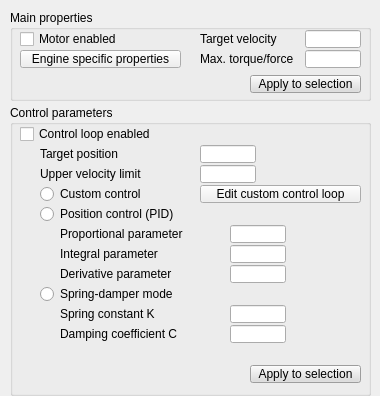
<?xml version="1.0" encoding="UTF-8"?>
<ui version="4.0">
 <class>CQDlgJointDyn</class>
 <widget class="QDialog" name="CQDlgJointDyn">
  <property name="geometry">
   <rect>
    <x>0</x>
    <y>0</y>
    <width>380</width>
    <height>396</height>
   </rect>
  </property>
  <property name="windowTitle">
   <string>Joint Dynamic Properties</string>
  </property>
  <property name="locale">
   <locale language="English" country="UnitedStates"/>
  </property>
  <widget class="QGroupBox" name="groupBox">
   <property name="geometry">
    <rect>
     <x>10</x>
     <y>10</y>
     <width>361</width>
     <height>91</height>
    </rect>
   </property>
   <property name="title">
    <string>Main properties</string>
   </property>
   <property name="flat">
    <bool>true</bool>
   </property>
   <widget class="QCheckBox" name="qqMotorEnabled">
    <property name="geometry">
     <rect>
      <x>10</x>
      <y>20</y>
      <width>161</width>
      <height>18</height>
     </rect>
    </property>
    <property name="focusPolicy">
     <enum>Qt::StrongFocus</enum>
    </property>
    <property name="text">
     <string>Motor enabled</string>
    </property>
   </widget>
   <widget class="QLabel" name="label">
    <property name="geometry">
     <rect>
      <x>190</x>
      <y>20</y>
      <width>101</width>
      <height>18</height>
     </rect>
    </property>
    <property name="text">
     <string>Target velocity</string>
    </property>
   </widget>
   <widget class="QLineEdit" name="qqTargetVelocity">
    <property name="geometry">
     <rect>
      <x>295</x>
      <y>20</y>
      <width>56</width>
      <height>18</height>
     </rect>
    </property>
   </widget>
   <widget class="QLineEdit" name="qqMaxForce">
    <property name="geometry">
     <rect>
      <x>295</x>
      <y>40</y>
      <width>56</width>
      <height>18</height>
     </rect>
    </property>
   </widget>
   <widget class="QLabel" name="label_2">
    <property name="geometry">
     <rect>
      <x>190</x>
      <y>40</y>
      <width>101</width>
      <height>18</height>
     </rect>
    </property>
    <property name="text">
     <string>Max. torque/force</string>
    </property>
   </widget>
   <widget class="QToolButton" name="qqAdjustEngineProperties">
    <property name="geometry">
     <rect>
      <x>10</x>
      <y>40</y>
      <width>161</width>
      <height>18</height>
     </rect>
    </property>
    <property name="focusPolicy">
     <enum>Qt::StrongFocus</enum>
    </property>
    <property name="text">
     <string>Engine specific properties</string>
    </property>
   </widget>
   <widget class="QToolButton" name="qqApplyDynamicProperties">
    <property name="geometry">
     <rect>
      <x>240</x>
      <y>65</y>
      <width>111</width>
      <height>18</height>
     </rect>
    </property>
    <property name="palette">
     <palette>
      <active>
       <colorrole role="WindowText">
        <brush brushstyle="SolidPattern">
         <color alpha="255">
          <red>0</red>
          <green>0</green>
          <blue>0</blue>
         </color>
        </brush>
       </colorrole>
       <colorrole role="Button">
        <brush brushstyle="SolidPattern">
         <color alpha="255">
          <red>220</red>
          <green>220</green>
          <blue>220</blue>
         </color>
        </brush>
       </colorrole>
       <colorrole role="Light">
        <brush brushstyle="SolidPattern">
         <color alpha="255">
          <red>255</red>
          <green>255</green>
          <blue>255</blue>
         </color>
        </brush>
       </colorrole>
       <colorrole role="Midlight">
        <brush brushstyle="SolidPattern">
         <color alpha="255">
          <red>237</red>
          <green>237</green>
          <blue>237</blue>
         </color>
        </brush>
       </colorrole>
       <colorrole role="Dark">
        <brush brushstyle="SolidPattern">
         <color alpha="255">
          <red>110</red>
          <green>110</green>
          <blue>110</blue>
         </color>
        </brush>
       </colorrole>
       <colorrole role="Mid">
        <brush brushstyle="SolidPattern">
         <color alpha="255">
          <red>147</red>
          <green>147</green>
          <blue>147</blue>
         </color>
        </brush>
       </colorrole>
       <colorrole role="Text">
        <brush brushstyle="SolidPattern">
         <color alpha="255">
          <red>0</red>
          <green>0</green>
          <blue>0</blue>
         </color>
        </brush>
       </colorrole>
       <colorrole role="BrightText">
        <brush brushstyle="SolidPattern">
         <color alpha="255">
          <red>255</red>
          <green>255</green>
          <blue>255</blue>
         </color>
        </brush>
       </colorrole>
       <colorrole role="ButtonText">
        <brush brushstyle="SolidPattern">
         <color alpha="255">
          <red>0</red>
          <green>0</green>
          <blue>0</blue>
         </color>
        </brush>
       </colorrole>
       <colorrole role="Base">
        <brush brushstyle="SolidPattern">
         <color alpha="255">
          <red>255</red>
          <green>255</green>
          <blue>255</blue>
         </color>
        </brush>
       </colorrole>
       <colorrole role="Window">
        <brush brushstyle="SolidPattern">
         <color alpha="255">
          <red>220</red>
          <green>220</green>
          <blue>220</blue>
         </color>
        </brush>
       </colorrole>
       <colorrole role="Shadow">
        <brush brushstyle="SolidPattern">
         <color alpha="255">
          <red>0</red>
          <green>0</green>
          <blue>0</blue>
         </color>
        </brush>
       </colorrole>
       <colorrole role="AlternateBase">
        <brush brushstyle="SolidPattern">
         <color alpha="255">
          <red>237</red>
          <green>237</green>
          <blue>237</blue>
         </color>
        </brush>
       </colorrole>
       <colorrole role="ToolTipBase">
        <brush brushstyle="SolidPattern">
         <color alpha="255">
          <red>255</red>
          <green>255</green>
          <blue>220</blue>
         </color>
        </brush>
       </colorrole>
       <colorrole role="ToolTipText">
        <brush brushstyle="SolidPattern">
         <color alpha="255">
          <red>0</red>
          <green>0</green>
          <blue>0</blue>
         </color>
        </brush>
       </colorrole>
      </active>
      <inactive>
       <colorrole role="WindowText">
        <brush brushstyle="SolidPattern">
         <color alpha="255">
          <red>0</red>
          <green>0</green>
          <blue>0</blue>
         </color>
        </brush>
       </colorrole>
       <colorrole role="Button">
        <brush brushstyle="SolidPattern">
         <color alpha="255">
          <red>220</red>
          <green>220</green>
          <blue>220</blue>
         </color>
        </brush>
       </colorrole>
       <colorrole role="Light">
        <brush brushstyle="SolidPattern">
         <color alpha="255">
          <red>255</red>
          <green>255</green>
          <blue>255</blue>
         </color>
        </brush>
       </colorrole>
       <colorrole role="Midlight">
        <brush brushstyle="SolidPattern">
         <color alpha="255">
          <red>237</red>
          <green>237</green>
          <blue>237</blue>
         </color>
        </brush>
       </colorrole>
       <colorrole role="Dark">
        <brush brushstyle="SolidPattern">
         <color alpha="255">
          <red>110</red>
          <green>110</green>
          <blue>110</blue>
         </color>
        </brush>
       </colorrole>
       <colorrole role="Mid">
        <brush brushstyle="SolidPattern">
         <color alpha="255">
          <red>147</red>
          <green>147</green>
          <blue>147</blue>
         </color>
        </brush>
       </colorrole>
       <colorrole role="Text">
        <brush brushstyle="SolidPattern">
         <color alpha="255">
          <red>0</red>
          <green>0</green>
          <blue>0</blue>
         </color>
        </brush>
       </colorrole>
       <colorrole role="BrightText">
        <brush brushstyle="SolidPattern">
         <color alpha="255">
          <red>255</red>
          <green>255</green>
          <blue>255</blue>
         </color>
        </brush>
       </colorrole>
       <colorrole role="ButtonText">
        <brush brushstyle="SolidPattern">
         <color alpha="255">
          <red>0</red>
          <green>0</green>
          <blue>0</blue>
         </color>
        </brush>
       </colorrole>
       <colorrole role="Base">
        <brush brushstyle="SolidPattern">
         <color alpha="255">
          <red>255</red>
          <green>255</green>
          <blue>255</blue>
         </color>
        </brush>
       </colorrole>
       <colorrole role="Window">
        <brush brushstyle="SolidPattern">
         <color alpha="255">
          <red>220</red>
          <green>220</green>
          <blue>220</blue>
         </color>
        </brush>
       </colorrole>
       <colorrole role="Shadow">
        <brush brushstyle="SolidPattern">
         <color alpha="255">
          <red>0</red>
          <green>0</green>
          <blue>0</blue>
         </color>
        </brush>
       </colorrole>
       <colorrole role="AlternateBase">
        <brush brushstyle="SolidPattern">
         <color alpha="255">
          <red>237</red>
          <green>237</green>
          <blue>237</blue>
         </color>
        </brush>
       </colorrole>
       <colorrole role="ToolTipBase">
        <brush brushstyle="SolidPattern">
         <color alpha="255">
          <red>255</red>
          <green>255</green>
          <blue>220</blue>
         </color>
        </brush>
       </colorrole>
       <colorrole role="ToolTipText">
        <brush brushstyle="SolidPattern">
         <color alpha="255">
          <red>0</red>
          <green>0</green>
          <blue>0</blue>
         </color>
        </brush>
       </colorrole>
      </inactive>
      <disabled>
       <colorrole role="WindowText">
        <brush brushstyle="SolidPattern">
         <color alpha="255">
          <red>110</red>
          <green>110</green>
          <blue>110</blue>
         </color>
        </brush>
       </colorrole>
       <colorrole role="Button">
        <brush brushstyle="SolidPattern">
         <color alpha="255">
          <red>220</red>
          <green>220</green>
          <blue>220</blue>
         </color>
        </brush>
       </colorrole>
       <colorrole role="Light">
        <brush brushstyle="SolidPattern">
         <color alpha="255">
          <red>255</red>
          <green>255</green>
          <blue>255</blue>
         </color>
        </brush>
       </colorrole>
       <colorrole role="Midlight">
        <brush brushstyle="SolidPattern">
         <color alpha="255">
          <red>237</red>
          <green>237</green>
          <blue>237</blue>
         </color>
        </brush>
       </colorrole>
       <colorrole role="Dark">
        <brush brushstyle="SolidPattern">
         <color alpha="255">
          <red>110</red>
          <green>110</green>
          <blue>110</blue>
         </color>
        </brush>
       </colorrole>
       <colorrole role="Mid">
        <brush brushstyle="SolidPattern">
         <color alpha="255">
          <red>147</red>
          <green>147</green>
          <blue>147</blue>
         </color>
        </brush>
       </colorrole>
       <colorrole role="Text">
        <brush brushstyle="SolidPattern">
         <color alpha="255">
          <red>110</red>
          <green>110</green>
          <blue>110</blue>
         </color>
        </brush>
       </colorrole>
       <colorrole role="BrightText">
        <brush brushstyle="SolidPattern">
         <color alpha="255">
          <red>255</red>
          <green>255</green>
          <blue>255</blue>
         </color>
        </brush>
       </colorrole>
       <colorrole role="ButtonText">
        <brush brushstyle="SolidPattern">
         <color alpha="255">
          <red>110</red>
          <green>110</green>
          <blue>110</blue>
         </color>
        </brush>
       </colorrole>
       <colorrole role="Base">
        <brush brushstyle="SolidPattern">
         <color alpha="255">
          <red>220</red>
          <green>220</green>
          <blue>220</blue>
         </color>
        </brush>
       </colorrole>
       <colorrole role="Window">
        <brush brushstyle="SolidPattern">
         <color alpha="255">
          <red>220</red>
          <green>220</green>
          <blue>220</blue>
         </color>
        </brush>
       </colorrole>
       <colorrole role="Shadow">
        <brush brushstyle="SolidPattern">
         <color alpha="255">
          <red>0</red>
          <green>0</green>
          <blue>0</blue>
         </color>
        </brush>
       </colorrole>
       <colorrole role="AlternateBase">
        <brush brushstyle="SolidPattern">
         <color alpha="255">
          <red>220</red>
          <green>220</green>
          <blue>220</blue>
         </color>
        </brush>
       </colorrole>
       <colorrole role="ToolTipBase">
        <brush brushstyle="SolidPattern">
         <color alpha="255">
          <red>255</red>
          <green>255</green>
          <blue>220</blue>
         </color>
        </brush>
       </colorrole>
       <colorrole role="ToolTipText">
        <brush brushstyle="SolidPattern">
         <color alpha="255">
          <red>0</red>
          <green>0</green>
          <blue>0</blue>
         </color>
        </brush>
       </colorrole>
      </disabled>
     </palette>
    </property>
    <property name="focusPolicy">
     <enum>Qt::StrongFocus</enum>
    </property>
    <property name="text">
     <string>Apply to selection</string>
    </property>
   </widget>
  </widget>
  <widget class="QGroupBox" name="groupBox_2">
   <property name="geometry">
    <rect>
     <x>10</x>
     <y>105</y>
     <width>361</width>
     <height>291</height>
    </rect>
   </property>
   <property name="title">
    <string>Control parameters</string>
   </property>
   <property name="flat">
    <bool>true</bool>
   </property>
   <widget class="QCheckBox" name="qqControlEnabled">
    <property name="geometry">
     <rect>
      <x>10</x>
      <y>20</y>
      <width>171</width>
      <height>18</height>
     </rect>
    </property>
    <property name="focusPolicy">
     <enum>Qt::StrongFocus</enum>
    </property>
    <property name="text">
     <string>Control loop enabled</string>
    </property>
   </widget>
   <widget class="QLineEdit" name="qqVelocityUpperLimit">
    <property name="geometry">
     <rect>
      <x>190</x>
      <y>60</y>
      <width>56</width>
      <height>18</height>
     </rect>
    </property>
   </widget>
   <widget class="QLineEdit" name="qqTargetPosition">
    <property name="geometry">
     <rect>
      <x>190</x>
      <y>40</y>
      <width>56</width>
      <height>18</height>
     </rect>
    </property>
   </widget>
   <widget class="QLabel" name="label_3">
    <property name="geometry">
     <rect>
      <x>30</x>
      <y>40</y>
      <width>161</width>
      <height>18</height>
     </rect>
    </property>
    <property name="text">
     <string>Target position</string>
    </property>
   </widget>
   <widget class="QLabel" name="label_4">
    <property name="geometry">
     <rect>
      <x>50</x>
      <y>120</y>
      <width>161</width>
      <height>18</height>
     </rect>
    </property>
    <property name="text">
     <string>Proportional parameter</string>
    </property>
   </widget>
   <widget class="QLineEdit" name="qqP">
    <property name="geometry">
     <rect>
      <x>220</x>
      <y>120</y>
      <width>56</width>
      <height>18</height>
     </rect>
    </property>
   </widget>
   <widget class="QLineEdit" name="qqI">
    <property name="geometry">
     <rect>
      <x>220</x>
      <y>140</y>
      <width>56</width>
      <height>18</height>
     </rect>
    </property>
   </widget>
   <widget class="QLabel" name="label_5">
    <property name="geometry">
     <rect>
      <x>50</x>
      <y>140</y>
      <width>161</width>
      <height>18</height>
     </rect>
    </property>
    <property name="text">
     <string>Integral parameter</string>
    </property>
   </widget>
   <widget class="QLineEdit" name="qqD">
    <property name="geometry">
     <rect>
      <x>220</x>
      <y>160</y>
      <width>56</width>
      <height>18</height>
     </rect>
    </property>
   </widget>
   <widget class="QLabel" name="label_6">
    <property name="geometry">
     <rect>
      <x>50</x>
      <y>160</y>
      <width>161</width>
      <height>18</height>
     </rect>
    </property>
    <property name="text">
     <string>Derivative parameter</string>
    </property>
   </widget>
   <widget class="QToolButton" name="qqApplyControlParameters">
    <property name="geometry">
     <rect>
      <x>240</x>
      <y>260</y>
      <width>111</width>
      <height>18</height>
     </rect>
    </property>
    <property name="palette">
     <palette>
      <active>
       <colorrole role="WindowText">
        <brush brushstyle="SolidPattern">
         <color alpha="255">
          <red>0</red>
          <green>0</green>
          <blue>0</blue>
         </color>
        </brush>
       </colorrole>
       <colorrole role="Button">
        <brush brushstyle="SolidPattern">
         <color alpha="255">
          <red>220</red>
          <green>220</green>
          <blue>220</blue>
         </color>
        </brush>
       </colorrole>
       <colorrole role="Light">
        <brush brushstyle="SolidPattern">
         <color alpha="255">
          <red>255</red>
          <green>255</green>
          <blue>255</blue>
         </color>
        </brush>
       </colorrole>
       <colorrole role="Midlight">
        <brush brushstyle="SolidPattern">
         <color alpha="255">
          <red>237</red>
          <green>237</green>
          <blue>237</blue>
         </color>
        </brush>
       </colorrole>
       <colorrole role="Dark">
        <brush brushstyle="SolidPattern">
         <color alpha="255">
          <red>110</red>
          <green>110</green>
          <blue>110</blue>
         </color>
        </brush>
       </colorrole>
       <colorrole role="Mid">
        <brush brushstyle="SolidPattern">
         <color alpha="255">
          <red>147</red>
          <green>147</green>
          <blue>147</blue>
         </color>
        </brush>
       </colorrole>
       <colorrole role="Text">
        <brush brushstyle="SolidPattern">
         <color alpha="255">
          <red>0</red>
          <green>0</green>
          <blue>0</blue>
         </color>
        </brush>
       </colorrole>
       <colorrole role="BrightText">
        <brush brushstyle="SolidPattern">
         <color alpha="255">
          <red>255</red>
          <green>255</green>
          <blue>255</blue>
         </color>
        </brush>
       </colorrole>
       <colorrole role="ButtonText">
        <brush brushstyle="SolidPattern">
         <color alpha="255">
          <red>0</red>
          <green>0</green>
          <blue>0</blue>
         </color>
        </brush>
       </colorrole>
       <colorrole role="Base">
        <brush brushstyle="SolidPattern">
         <color alpha="255">
          <red>255</red>
          <green>255</green>
          <blue>255</blue>
         </color>
        </brush>
       </colorrole>
       <colorrole role="Window">
        <brush brushstyle="SolidPattern">
         <color alpha="255">
          <red>220</red>
          <green>220</green>
          <blue>220</blue>
         </color>
        </brush>
       </colorrole>
       <colorrole role="Shadow">
        <brush brushstyle="SolidPattern">
         <color alpha="255">
          <red>0</red>
          <green>0</green>
          <blue>0</blue>
         </color>
        </brush>
       </colorrole>
       <colorrole role="AlternateBase">
        <brush brushstyle="SolidPattern">
         <color alpha="255">
          <red>237</red>
          <green>237</green>
          <blue>237</blue>
         </color>
        </brush>
       </colorrole>
       <colorrole role="ToolTipBase">
        <brush brushstyle="SolidPattern">
         <color alpha="255">
          <red>255</red>
          <green>255</green>
          <blue>220</blue>
         </color>
        </brush>
       </colorrole>
       <colorrole role="ToolTipText">
        <brush brushstyle="SolidPattern">
         <color alpha="255">
          <red>0</red>
          <green>0</green>
          <blue>0</blue>
         </color>
        </brush>
       </colorrole>
      </active>
      <inactive>
       <colorrole role="WindowText">
        <brush brushstyle="SolidPattern">
         <color alpha="255">
          <red>0</red>
          <green>0</green>
          <blue>0</blue>
         </color>
        </brush>
       </colorrole>
       <colorrole role="Button">
        <brush brushstyle="SolidPattern">
         <color alpha="255">
          <red>220</red>
          <green>220</green>
          <blue>220</blue>
         </color>
        </brush>
       </colorrole>
       <colorrole role="Light">
        <brush brushstyle="SolidPattern">
         <color alpha="255">
          <red>255</red>
          <green>255</green>
          <blue>255</blue>
         </color>
        </brush>
       </colorrole>
       <colorrole role="Midlight">
        <brush brushstyle="SolidPattern">
         <color alpha="255">
          <red>237</red>
          <green>237</green>
          <blue>237</blue>
         </color>
        </brush>
       </colorrole>
       <colorrole role="Dark">
        <brush brushstyle="SolidPattern">
         <color alpha="255">
          <red>110</red>
          <green>110</green>
          <blue>110</blue>
         </color>
        </brush>
       </colorrole>
       <colorrole role="Mid">
        <brush brushstyle="SolidPattern">
         <color alpha="255">
          <red>147</red>
          <green>147</green>
          <blue>147</blue>
         </color>
        </brush>
       </colorrole>
       <colorrole role="Text">
        <brush brushstyle="SolidPattern">
         <color alpha="255">
          <red>0</red>
          <green>0</green>
          <blue>0</blue>
         </color>
        </brush>
       </colorrole>
       <colorrole role="BrightText">
        <brush brushstyle="SolidPattern">
         <color alpha="255">
          <red>255</red>
          <green>255</green>
          <blue>255</blue>
         </color>
        </brush>
       </colorrole>
       <colorrole role="ButtonText">
        <brush brushstyle="SolidPattern">
         <color alpha="255">
          <red>0</red>
          <green>0</green>
          <blue>0</blue>
         </color>
        </brush>
       </colorrole>
       <colorrole role="Base">
        <brush brushstyle="SolidPattern">
         <color alpha="255">
          <red>255</red>
          <green>255</green>
          <blue>255</blue>
         </color>
        </brush>
       </colorrole>
       <colorrole role="Window">
        <brush brushstyle="SolidPattern">
         <color alpha="255">
          <red>220</red>
          <green>220</green>
          <blue>220</blue>
         </color>
        </brush>
       </colorrole>
       <colorrole role="Shadow">
        <brush brushstyle="SolidPattern">
         <color alpha="255">
          <red>0</red>
          <green>0</green>
          <blue>0</blue>
         </color>
        </brush>
       </colorrole>
       <colorrole role="AlternateBase">
        <brush brushstyle="SolidPattern">
         <color alpha="255">
          <red>237</red>
          <green>237</green>
          <blue>237</blue>
         </color>
        </brush>
       </colorrole>
       <colorrole role="ToolTipBase">
        <brush brushstyle="SolidPattern">
         <color alpha="255">
          <red>255</red>
          <green>255</green>
          <blue>220</blue>
         </color>
        </brush>
       </colorrole>
       <colorrole role="ToolTipText">
        <brush brushstyle="SolidPattern">
         <color alpha="255">
          <red>0</red>
          <green>0</green>
          <blue>0</blue>
         </color>
        </brush>
       </colorrole>
      </inactive>
      <disabled>
       <colorrole role="WindowText">
        <brush brushstyle="SolidPattern">
         <color alpha="255">
          <red>110</red>
          <green>110</green>
          <blue>110</blue>
         </color>
        </brush>
       </colorrole>
       <colorrole role="Button">
        <brush brushstyle="SolidPattern">
         <color alpha="255">
          <red>220</red>
          <green>220</green>
          <blue>220</blue>
         </color>
        </brush>
       </colorrole>
       <colorrole role="Light">
        <brush brushstyle="SolidPattern">
         <color alpha="255">
          <red>255</red>
          <green>255</green>
          <blue>255</blue>
         </color>
        </brush>
       </colorrole>
       <colorrole role="Midlight">
        <brush brushstyle="SolidPattern">
         <color alpha="255">
          <red>237</red>
          <green>237</green>
          <blue>237</blue>
         </color>
        </brush>
       </colorrole>
       <colorrole role="Dark">
        <brush brushstyle="SolidPattern">
         <color alpha="255">
          <red>110</red>
          <green>110</green>
          <blue>110</blue>
         </color>
        </brush>
       </colorrole>
       <colorrole role="Mid">
        <brush brushstyle="SolidPattern">
         <color alpha="255">
          <red>147</red>
          <green>147</green>
          <blue>147</blue>
         </color>
        </brush>
       </colorrole>
       <colorrole role="Text">
        <brush brushstyle="SolidPattern">
         <color alpha="255">
          <red>110</red>
          <green>110</green>
          <blue>110</blue>
         </color>
        </brush>
       </colorrole>
       <colorrole role="BrightText">
        <brush brushstyle="SolidPattern">
         <color alpha="255">
          <red>255</red>
          <green>255</green>
          <blue>255</blue>
         </color>
        </brush>
       </colorrole>
       <colorrole role="ButtonText">
        <brush brushstyle="SolidPattern">
         <color alpha="255">
          <red>110</red>
          <green>110</green>
          <blue>110</blue>
         </color>
        </brush>
       </colorrole>
       <colorrole role="Base">
        <brush brushstyle="SolidPattern">
         <color alpha="255">
          <red>220</red>
          <green>220</green>
          <blue>220</blue>
         </color>
        </brush>
       </colorrole>
       <colorrole role="Window">
        <brush brushstyle="SolidPattern">
         <color alpha="255">
          <red>220</red>
          <green>220</green>
          <blue>220</blue>
         </color>
        </brush>
       </colorrole>
       <colorrole role="Shadow">
        <brush brushstyle="SolidPattern">
         <color alpha="255">
          <red>0</red>
          <green>0</green>
          <blue>0</blue>
         </color>
        </brush>
       </colorrole>
       <colorrole role="AlternateBase">
        <brush brushstyle="SolidPattern">
         <color alpha="255">
          <red>220</red>
          <green>220</green>
          <blue>220</blue>
         </color>
        </brush>
       </colorrole>
       <colorrole role="ToolTipBase">
        <brush brushstyle="SolidPattern">
         <color alpha="255">
          <red>255</red>
          <green>255</green>
          <blue>220</blue>
         </color>
        </brush>
       </colorrole>
       <colorrole role="ToolTipText">
        <brush brushstyle="SolidPattern">
         <color alpha="255">
          <red>0</red>
          <green>0</green>
          <blue>0</blue>
         </color>
        </brush>
       </colorrole>
      </disabled>
     </palette>
    </property>
    <property name="focusPolicy">
     <enum>Qt::StrongFocus</enum>
    </property>
    <property name="text">
     <string>Apply to selection</string>
    </property>
   </widget>
   <widget class="QRadioButton" name="qqCustomControl">
    <property name="geometry">
     <rect>
      <x>30</x>
      <y>80</y>
      <width>131</width>
      <height>18</height>
     </rect>
    </property>
    <property name="focusPolicy">
     <enum>Qt::StrongFocus</enum>
    </property>
    <property name="text">
     <string>Custom control</string>
    </property>
    <property name="autoExclusive">
     <bool>false</bool>
    </property>
   </widget>
   <widget class="QRadioButton" name="qqPositionControl">
    <property name="geometry">
     <rect>
      <x>30</x>
      <y>100</y>
      <width>141</width>
      <height>18</height>
     </rect>
    </property>
    <property name="focusPolicy">
     <enum>Qt::StrongFocus</enum>
    </property>
    <property name="text">
     <string>Position control (PID)</string>
    </property>
    <property name="autoExclusive">
     <bool>false</bool>
    </property>
   </widget>
   <widget class="QToolButton" name="qqEditCustomControl">
    <property name="geometry">
     <rect>
      <x>190</x>
      <y>80</y>
      <width>161</width>
      <height>18</height>
     </rect>
    </property>
    <property name="focusPolicy">
     <enum>Qt::StrongFocus</enum>
    </property>
    <property name="text">
     <string>Edit custom control loop</string>
    </property>
   </widget>
   <widget class="QLineEdit" name="qqK">
    <property name="geometry">
     <rect>
      <x>220</x>
      <y>200</y>
      <width>56</width>
      <height>18</height>
     </rect>
    </property>
   </widget>
   <widget class="QLabel" name="label_7">
    <property name="geometry">
     <rect>
      <x>50</x>
      <y>220</y>
      <width>161</width>
      <height>18</height>
     </rect>
    </property>
    <property name="text">
     <string>Damping coefficient C</string>
    </property>
   </widget>
   <widget class="QRadioButton" name="qqSpringControl">
    <property name="geometry">
     <rect>
      <x>30</x>
      <y>180</y>
      <width>141</width>
      <height>18</height>
     </rect>
    </property>
    <property name="focusPolicy">
     <enum>Qt::StrongFocus</enum>
    </property>
    <property name="text">
     <string>Spring-damper mode</string>
    </property>
    <property name="autoExclusive">
     <bool>false</bool>
    </property>
   </widget>
   <widget class="QLineEdit" name="qqC">
    <property name="geometry">
     <rect>
      <x>220</x>
      <y>220</y>
      <width>56</width>
      <height>18</height>
     </rect>
    </property>
   </widget>
   <widget class="QLabel" name="label_8">
    <property name="geometry">
     <rect>
      <x>50</x>
      <y>200</y>
      <width>161</width>
      <height>18</height>
     </rect>
    </property>
    <property name="text">
     <string>Spring constant K</string>
    </property>
   </widget>
   <widget class="QLabel" name="label_9">
    <property name="geometry">
     <rect>
      <x>30</x>
      <y>60</y>
      <width>161</width>
      <height>18</height>
     </rect>
    </property>
    <property name="text">
     <string>Upper velocity limit</string>
    </property>
   </widget>
  </widget>
 </widget>
 <tabstops>
  <tabstop>qqMotorEnabled</tabstop>
  <tabstop>qqTargetVelocity</tabstop>
  <tabstop>qqAdjustEngineProperties</tabstop>
  <tabstop>qqMaxForce</tabstop>
  <tabstop>qqApplyDynamicProperties</tabstop>
  <tabstop>qqControlEnabled</tabstop>
  <tabstop>qqCustomControl</tabstop>
  <tabstop>qqEditCustomControl</tabstop>
  <tabstop>qqPositionControl</tabstop>
  <tabstop>qqVelocityUpperLimit</tabstop>
  <tabstop>qqTargetPosition</tabstop>
  <tabstop>qqP</tabstop>
  <tabstop>qqI</tabstop>
  <tabstop>qqD</tabstop>
  <tabstop>qqApplyControlParameters</tabstop>
 </tabstops>
 <resources/>
 <connections/>
</ui>
